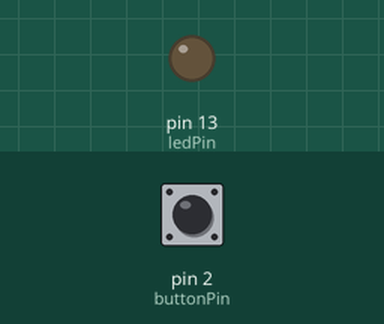
Simulated run of this sketch. Board: Arduino Uno, built with avr-gcc and run on an emulated ATmega328P. Shown: output pins drawn as LEDs (lit = HIGH). The inputs (shaded band) are chosen by the test bench; at power-on: pin 2 (buttonPin) HIGH.

Above: at 1.2 s.
1.3 s: pin 2 (buttonPin) pulled LOW for 0.15 s
At 1.7 s:
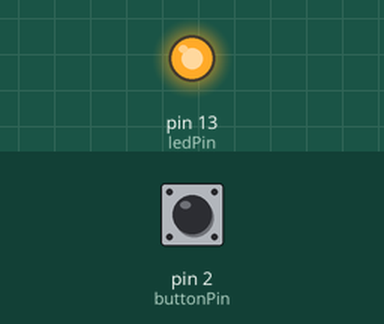
Timing chart, 0 to 10.4 s (numbered marks = the images above; inputs shaded):
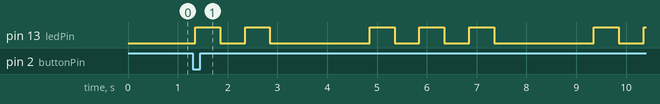

The sketch:

sketch_aug19a.ino
```cpp
const int ledPin = LED_BUILTIN;  //Selected pin for builtin LED
const int buttonPin = 2;  //Pin for push button

// Morse code representation of the letters in your first name
const char* morseI = "..";
const char* morseS = "...";
const char* morseH = "....";
const char* morseA = ".-";
const char* morseA2 = ".-"; // Repeating "A" for "ISHAAN"
const char* morneN = "-.";

// Delay times for dot, dash, and space in Morse code
const int dotDelay = 500;
const int dashDelay = 3 * dotDelay;
const int letterSpaceDelay = 3 * dotDelay;
const int wordSpaceDelay = 7 * dotDelay;

// Variables to track button state
int buttonState = HIGH;
int lastButtonState = HIGH;
unsigned long lastDebounceTime = 0;
const unsigned long debounceDelay = 50;

void setup() {
  pinMode(ledPin, OUTPUT);
  pinMode(buttonPin, INPUT_PULLUP);


  Serial.begin(9600);
}

void loop() {
  int reading = digitalRead(buttonPin);

  if (reading != lastButtonState) {
    lastDebounceTime = millis();
  }

  if ((millis() - lastDebounceTime) > debounceDelay) {
    if (reading != buttonState) {
      buttonState = reading;

      if (buttonState == LOW) {

        blinkMorse(morseI);
        blinkMorse(morseS);
        blinkMorse(morseH);
        blinkMorse(morseA);
        blinkMorse(morseA2);
        blinkMorse(morneN);

        // Add a word space at the end
        delay(wordSpaceDelay);


        digitalWrite(ledPin, LOW);
        buttonState = HIGH;
        lastButtonState = HIGH;
      }
    }
  }

  lastButtonState = reading;
}

void blinkMorse(const char* morseCode) {
  for (int i = 0; morseCode[i] != '\0'; i++) {
    if (morseCode[i] == '.') {
      digitalWrite(ledPin, HIGH);
      delay(dotDelay);
      digitalWrite(ledPin, LOW);
      delay(dotDelay);
    } else if (morseCode[i] == '-') {
      digitalWrite(ledPin, HIGH);
      delay(dashDelay);
      digitalWrite(ledPin, LOW);
      delay(dotDelay);
    }
  }

  delay(letterSpaceDelay);
}
```

Measured:
- after the input at 1.3 s, pin 13 (ledPin): LOW → HIGH after 0.05 s, → LOW 0.50 s later, → HIGH 0.50 s later, → LOW 0.50 s later, … (13 changes in this stretch)
